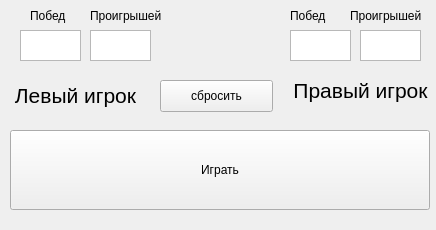
<?xml version="1.0" encoding="UTF-8"?>
<ui version="4.0">
 <class>MainWindow</class>
 <widget class="QMainWindow" name="MainWindow">
  <property name="geometry">
   <rect>
    <x>0</x>
    <y>0</y>
    <width>436</width>
    <height>230</height>
   </rect>
  </property>
  <property name="windowTitle">
   <string>MainWindow</string>
  </property>
  <widget class="QWidget" name="centralwidget">
   <widget class="QPushButton" name="game_butoon">
    <property name="geometry">
     <rect>
      <x>10</x>
      <y>130</y>
      <width>420</width>
      <height>80</height>
     </rect>
    </property>
    <property name="text">
     <string>Играть</string>
    </property>
   </widget>
   <widget class="QTextEdit" name="left_loses">
    <property name="geometry">
     <rect>
      <x>90</x>
      <y>30</y>
      <width>61</width>
      <height>31</height>
     </rect>
    </property>
    <property name="readOnly">
     <bool>true</bool>
    </property>
   </widget>
   <widget class="QTextEdit" name="left_wins">
    <property name="geometry">
     <rect>
      <x>20</x>
      <y>30</y>
      <width>61</width>
      <height>31</height>
     </rect>
    </property>
    <property name="readOnly">
     <bool>true</bool>
    </property>
   </widget>
   <widget class="QLabel" name="label">
    <property name="geometry">
     <rect>
      <x>30</x>
      <y>0</y>
      <width>41</width>
      <height>31</height>
     </rect>
    </property>
    <property name="text">
     <string>Побед</string>
    </property>
   </widget>
   <widget class="QTextEdit" name="right_wins">
    <property name="geometry">
     <rect>
      <x>290</x>
      <y>30</y>
      <width>61</width>
      <height>31</height>
     </rect>
    </property>
    <property name="readOnly">
     <bool>true</bool>
    </property>
   </widget>
   <widget class="QLabel" name="label_3">
    <property name="geometry">
     <rect>
      <x>290</x>
      <y>0</y>
      <width>71</width>
      <height>31</height>
     </rect>
    </property>
    <property name="text">
     <string>Побед</string>
    </property>
   </widget>
   <widget class="QLabel" name="label_2">
    <property name="geometry">
     <rect>
      <x>90</x>
      <y>0</y>
      <width>91</width>
      <height>31</height>
     </rect>
    </property>
    <property name="text">
     <string>Проигрышей</string>
    </property>
   </widget>
   <widget class="QTextEdit" name="right_loses">
    <property name="geometry">
     <rect>
      <x>360</x>
      <y>30</y>
      <width>61</width>
      <height>31</height>
     </rect>
    </property>
    <property name="readOnly">
     <bool>true</bool>
    </property>
   </widget>
   <widget class="QLabel" name="label_4">
    <property name="geometry">
     <rect>
      <x>350</x>
      <y>0</y>
      <width>81</width>
      <height>31</height>
     </rect>
    </property>
    <property name="text">
     <string>Проигрышей</string>
    </property>
   </widget>
   <widget class="QLabel" name="label_5">
    <property name="geometry">
     <rect>
      <x>290</x>
      <y>70</y>
      <width>141</width>
      <height>41</height>
     </rect>
    </property>
    <property name="font">
     <font>
      <pointsize>16</pointsize>
      <weight>50</weight>
      <bold>false</bold>
     </font>
    </property>
    <property name="text">
     <string>Правый игрок</string>
    </property>
    <property name="alignment">
     <set>Qt::AlignCenter</set>
    </property>
   </widget>
   <widget class="QLabel" name="label_6">
    <property name="geometry">
     <rect>
      <x>10</x>
      <y>80</y>
      <width>131</width>
      <height>31</height>
     </rect>
    </property>
    <property name="font">
     <font>
      <pointsize>16</pointsize>
      <weight>50</weight>
      <bold>false</bold>
     </font>
    </property>
    <property name="text">
     <string>Левый игрок</string>
    </property>
    <property name="alignment">
     <set>Qt::AlignCenter</set>
    </property>
   </widget>
   <widget class="QPushButton" name="clear_bt">
    <property name="geometry">
     <rect>
      <x>160</x>
      <y>80</y>
      <width>113</width>
      <height>32</height>
     </rect>
    </property>
    <property name="text">
     <string>сбросить</string>
    </property>
   </widget>
  </widget>
 </widget>
 <resources/>
 <connections/>
</ui>
